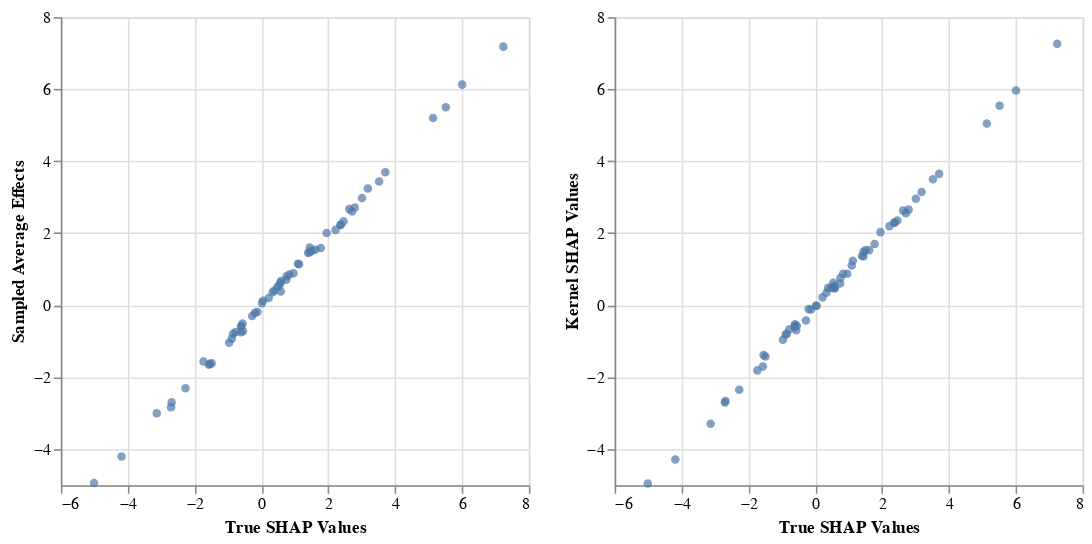

Source (notebook cell):
### Code cell
alt.Chart(data_df).mark_point(filled=True).encode(
    alt.X('True SHAP Values:Q'),
    alt.Y(alt.repeat("column"), type='quantitative')
).properties(width=300, height=300).repeat(column=['Sampled Average Effects', 'Kernel SHAP Values'])

### Figure 1 — Vega-Lite specification as saved in the notebook (floating-point values rounded to 4 significant figures)
{"$schema": "https://vega.github.io/schema/vega-lite/v3.2.1.json", "config": {"mark": {"tooltip": null}, "view": {"height": 300, "width": 400}}, "datasets": {"data-d8b67342b53cef7580cdb3b173d5b235": [{"Kernel SHAP Values": -1.426, "Sampled Average Effects": -1.617, "Sampled Dual Effects": -1.564, "Sampled Primal Effects": -1.625, "True SHAP Values": -1.49}, {"Kernel SHAP Values": -1.705, "Sampled Average Effects": -1.653, "Sampled Dual Effects": -1.557, "Sampled Primal Effects": -1.57, "True SHAP Values": -1.566}, {"Kernel SHAP Values": 1.1, "Sampled Average Effects": 1.15, "Sampled Dual Effects": 1.113, "Sampled Primal Effects": 1.11, "True SHAP Values": 1.093}, {"Kernel SHAP Values": 1.357, "Sampled Average Effects": 1.468, "Sampled Dual Effects": 1.279, "Sampled Primal Effects": 1.315, "True SHAP Values": 1.444}, {"Kernel SHAP Values": 2.954, "Sampled Average Effects": 2.979, "Sampled Dual Effects": 2.965, "Sampled Primal Effects": 3.187, "True SHAP Values": 3.01}, {"Kernel SHAP Values": -0.532, "Sampled Average Effects": -0.5956, "Sampled Dual Effects": -0.5538, "Sampled Primal Effects": -0.6014, "True SHAP Values": -0.6067}, {"Kernel SHAP Values": 2.291, "Sampled Average Effects": 2.229, "Sampled Dual Effects": 2.257, "Sampled Primal Effects": 2.198, "True SHAP Values": 2.363}, {"Kernel SHAP Values": 1.486, "Sampled Average Effects": 1.598, "Sampled Dual Effects": 1.504, "Sampled Primal Effects": 1.332, "True SHAP Values": 1.445}, {"Kernel SHAP Values": 0.5253, "Sampled Average Effects": 0.6218, "Sampled Dual Effects": 0.557, "Sampled Primal Effects": 0.5511, "True SHAP Values": 0.564}, {"Kernel SHAP Values": -0.1178, "Sampled Average Effects": -0.1921, "Sampled Dual Effects": -0.2068, "Sampled Primal Effects": -0.3015, "True SHAP Values": -0.1199}, {"Kernel SHAP Values": -3.295, "Sampled Average Effects": -3.005, "Sampled Dual Effects": -3.13, "Sampled Primal Effects": -3.333, "True SHAP Values": -3.13}, {"Kernel SHAP Values": 0.4799, "Sampled Average Effects": 0.405, "Sampled Dual Effects": 0.421, "Sampled Primal Effects": 0.4696, "True SHAP Values": 0.3857}, {"Kernel SHAP Values": -0.9626, "Sampled Average Effects": -1.042, "Sampled Dual Effects": -1.097, "Sampled Primal Effects": -1.109, "True SHAP Values": -0.9646}, {"Kernel SHAP Values": 3.144, "Sampled Average Effects": 3.242, "Sampled Dual Effects": 3.195, "Sampled Primal Effects": 3.064, "True SHAP Values": 3.184}, {"Kernel SHAP Values": -0.01368, "Sampled Average Effects": 0.05658, "Sampled Dual Effects": 0.04949, "Sampled Primal Effects": 0.04378, "True SHAP Values": 0.01795}, {"Kernel SHAP Values": 2.654, "Sampled Average Effects": 2.713, "Sampled Dual Effects": 2.686, "Sampled Primal Effects": 2.664, "True SHAP Values": 2.795}, {"Kernel SHAP Values": 1.363, "Sampled Average Effects": 1.452, "Sampled Dual Effects": 1.351, "Sampled Primal Effects": 1.512, "True SHAP Values": 1.399}, {"Kernel SHAP Values": 1.234, "Sampled Average Effects": 1.136, "Sampled Dual Effects": 1.208, "Sampled Primal Effects": 1.164, "True SHAP Values": 1.127}, {"Kernel SHAP Values": 0.4638, "Sampled Average Effects": 0.377, "Sampled Dual Effects": 0.5519, "Sampled Primal Effects": 0.4275, "True SHAP Values": 0.5779}, {"Kernel SHAP Values": -2.663, "Sampled Average Effects": -2.7, "Sampled Dual Effects": -2.665, "Sampled Primal Effects": -2.656, "True SHAP Values": -2.685}, {"Kernel SHAP Values": 1.532, "Sampled Average Effects": 1.514, "Sampled Dual Effects": 1.518, "Sampled Primal Effects": 1.534, "True SHAP Values": 1.508}, {"Kernel SHAP Values": -1.386, "Sampled Average Effects": -1.628, "Sampled Dual Effects": -1.585, "Sampled Primal Effects": -1.54, "True SHAP Values": -1.546}, {"Kernel SHAP Values": -4.286, "Sampled Average Effects": -4.205, "Sampled Dual Effects": -3.98, "Sampled Primal Effects": -3.973, "True SHAP Values": -4.185}, {"Kernel SHAP Values": -0.693, "Sampled Average Effects": -0.5106, "Sampled Dual Effects": -0.5734, "Sampled Primal Effects": -0.5813, "True SHAP Values": -0.5653}, {"Kernel SHAP Values": 1.528, "Sampled Average Effects": 1.541, "Sampled Dual Effects": 1.479, "Sampled Primal Effects": 1.557, "True SHAP Values": 1.615}, {"Kernel SHAP Values": 5.537, "Sampled Average Effects": 5.5, "Sampled Dual Effects": 5.713, "Sampled Primal Effects": 5.358, "True SHAP Values": 5.517}, {"Kernel SHAP Values": 0.2166, "Sampled Average Effects": 0.1982, "Sampled Dual Effects": 0.2796, "Sampled Primal Effects": 0.2735, "True SHAP Values": 0.2185}, {"Kernel SHAP Values": -0.5742, "Sampled Average Effects": -0.7267, "Sampled Dual Effects": -0.6435, "Sampled Primal Effects": -0.6444, "True SHAP Values": -0.5505}, {"Kernel SHAP Values": -1.812, "Sampled Average Effects": -1.564, "Sampled Dual Effects": -1.797, "Sampled Primal Effects": -1.714, "True SHAP Values": -1.733}, {"Kernel SHAP Values": -0.5693, "Sampled Average Effects": -0.5786, "Sampled Dual Effects": -0.6015, "Sampled Primal Effects": -0.5611, "True SHAP Values": -0.6035}, {"Kernel SHAP Values": -0.6104, "Sampled Average Effects": -0.7507, "Sampled Dual Effects": -0.5837, "Sampled Primal Effects": -0.6451, "True SHAP Values": -0.6113}, {"Kernel SHAP Values": 2.352, "Sampled Average Effects": 2.331, "Sampled Dual Effects": 2.546, "Sampled Primal Effects": 2.343, "True SHAP Values": 2.459}, {"Kernel SHAP Values": 0.8712, "Sampled Average Effects": 0.8496, "Sampled Dual Effects": 0.7848, "Sampled Primal Effects": 0.8892, "True SHAP Values": 0.8342}, {"Kernel SHAP Values": 1.698, "Sampled Average Effects": 1.589, "Sampled Dual Effects": 1.716, "Sampled Primal Effects": 1.657, "True SHAP Values": 1.777}, {"Kernel SHAP Values": 5.044, "Sampled Average Effects": 5.199, "Sampled Dual Effects": 5.09, "Sampled Primal Effects": 5.079, "True SHAP Values": 5.135}, {"Kernel SHAP Values": -0.6693, "Sampled Average Effects": -0.7435, "Sampled Dual Effects": -0.7607, "Sampled Primal Effects": -0.7502, "True SHAP Values": -0.7714}, {"Kernel SHAP Values": 0.6037, "Sampled Average Effects": 0.7082, "Sampled Dual Effects": 0.6615, "Sampled Primal Effects": 0.6471, "True SHAP Values": 0.7455}, {"Kernel SHAP Values": 7.263, "Sampled Average Effects": 7.181, "Sampled Dual Effects": 7.364, "Sampled Primal Effects": 7.297, "True SHAP Values": 7.238}, {"Kernel SHAP Values": -0.7991, "Sampled Average Effects": -0.7914, "Sampled Dual Effects": -0.7827, "Sampled Primal Effects": -0.8258, "True SHAP Values": -0.8476}, {"Kernel SHAP Values": -0.4243, "Sampled Average Effects": -0.3027, "Sampled Dual Effects": -0.3003, "Sampled Primal Effects": -0.3941, "True SHAP Values": -0.2762}, {"Kernel SHAP Values": 2.028, "Sampled Average Effects": 2.002, "Sampled Dual Effects": 1.993, "Sampled Primal Effects": 2.135, "True SHAP Values": 1.952}, {"Kernel SHAP Values": 0.7554, "Sampled Average Effects": 0.8008, "Sampled Dual Effects": 0.7436, "Sampled Primal Effects": 0.7598, "True SHAP Values": 0.7525}, {"Kernel SHAP Values": 3.499, "Sampled Average Effects": 3.435, "Sampled Dual Effects": 3.339, "Sampled Primal Effects": 3.488, "True SHAP Values": 3.522}, {"Kernel SHAP Values": -4.953, "Sampled Average Effects": -4.939, "Sampled Dual Effects": -4.94, "Sampled Primal Effects": -4.982, "True SHAP Values": -5.008}, {"Kernel SHAP Values": 0.4871, "Sampled Average Effects": 0.6722, "Sampled Dual Effects": 0.5566, "Sampled Primal Effects": 0.6443, "True SHAP Values": 0.5876}, {"Kernel SHAP Values": 2.297, "Sampled Average Effects": 2.237, "Sampled Dual Effects": 2.2, "Sampled Primal Effects": 2.127, "True SHAP Values": 2.377}, {"Kernel SHAP Values": 3.647, "Sampled Average Effects": 3.691, "Sampled Dual Effects": 3.607, "Sampled Primal Effects": 3.707, "True SHAP Values": 3.706}, {"Kernel SHAP Values": -0.8155, "Sampled Average Effects": -0.93, "Sampled Dual Effects": -0.9071, "Sampled Primal Effects": -0.8645, "True SHAP Values": -0.8863}, {"Kernel SHAP Values": 2.194, "Sampled Average Effects": 2.091, "Sampled Dual Effects": 2.239, "Sampled Primal Effects": 2.124, "True SHAP Values": 2.22}, {"Kernel SHAP Values": 5.96, "Sampled Average Effects": 6.126, "Sampled Dual Effects": 5.983, "Sampled Primal Effects": 5.897, "True SHAP Values": 6.006}, {"Kernel SHAP Values": 0.4809, "Sampled Average Effects": 0.5091, "Sampled Dual Effects": 0.5346, "Sampled Primal Effects": 0.4905, "True SHAP Values": 0.4787}, {"Kernel SHAP Values": -2.703, "Sampled Average Effects": -2.839, "Sampled Dual Effects": -2.906, "Sampled Primal Effects": -2.812, "True SHAP Values": -2.703}, {"Kernel SHAP Values": -2.348, "Sampled Average Effects": -2.311, "Sampled Dual Effects": -2.275, "Sampled Primal Effects": -2.292, "True SHAP Values": -2.272}, {"Kernel SHAP Values": 0.3441, "Sampled Average Effects": 0.3599, "Sampled Dual Effects": 0.3347, "Sampled Primal Effects": 0.3456, "True SHAP Values": 0.3374}, {"Kernel SHAP Values": 0.6215, "Sampled Average Effects": 0.5523, "Sampled Dual Effects": 0.5273, "Sampled Primal Effects": 0.4972, "True SHAP Values": 0.5409}, {"Kernel SHAP Values": 0.8699, "Sampled Average Effects": 0.8888, "Sampled Dual Effects": 0.867, "Sampled Primal Effects": 1.191, "True SHAP Values": 0.9589}, {"Kernel SHAP Values": -0.01683, "Sampled Average Effects": 0.12, "Sampled Dual Effects": 0.001832, "Sampled Primal Effects": 0.06037, "True SHAP Values": 0.04352}, {"Kernel SHAP Values": 2.552, "Sampled Average Effects": 2.604, "Sampled Dual Effects": 2.701, "Sampled Primal Effects": 2.677, "True SHAP Values": 2.711}, {"Kernel SHAP Values": -0.11, "Sampled Average Effects": -0.2142, "Sampled Dual Effects": -0.3174, "Sampled Primal Effects": -0.144, "True SHAP Values": -0.1955}, {"Kernel SHAP Values": 2.632, "Sampled Average Effects": 2.668, "Sampled Dual Effects": 2.674, "Sampled Primal Effects": 2.689, "True SHAP Values": 2.627}]}, "repeat": {"column": ["Sampled Average Effects", "Kernel SHAP Values"]}, "spec": {"data": {"name": "data-d8b67342b53cef7580cdb3b173d5b235"}, "encoding": {"x": {"field": "True SHAP Values", "type": "quantitative"}, "y": {"field": {"repeat": "column"}, "type": "quantitative"}}, "height": 300, "mark": {"filled": true, "type": "point"}, "width": 300}}
